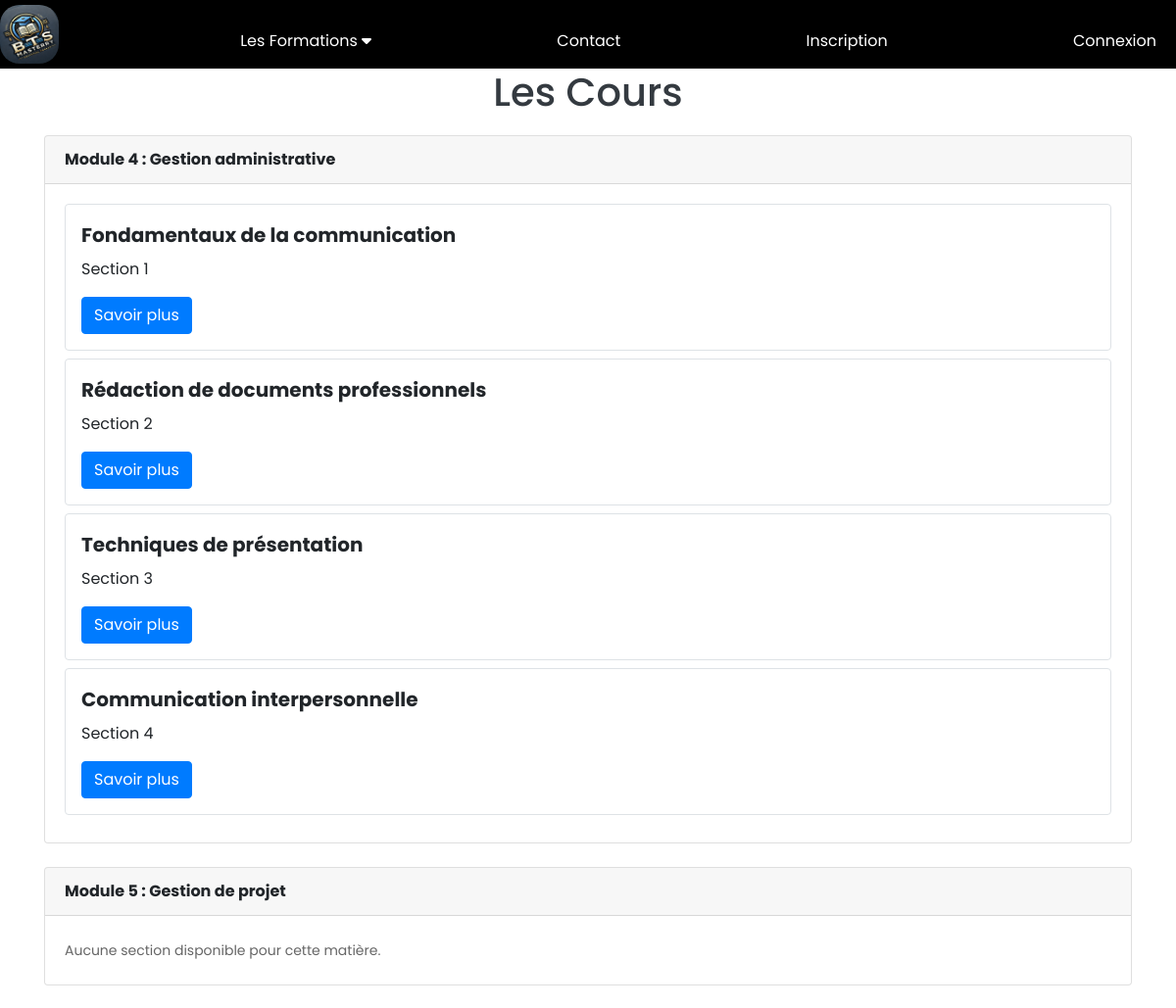
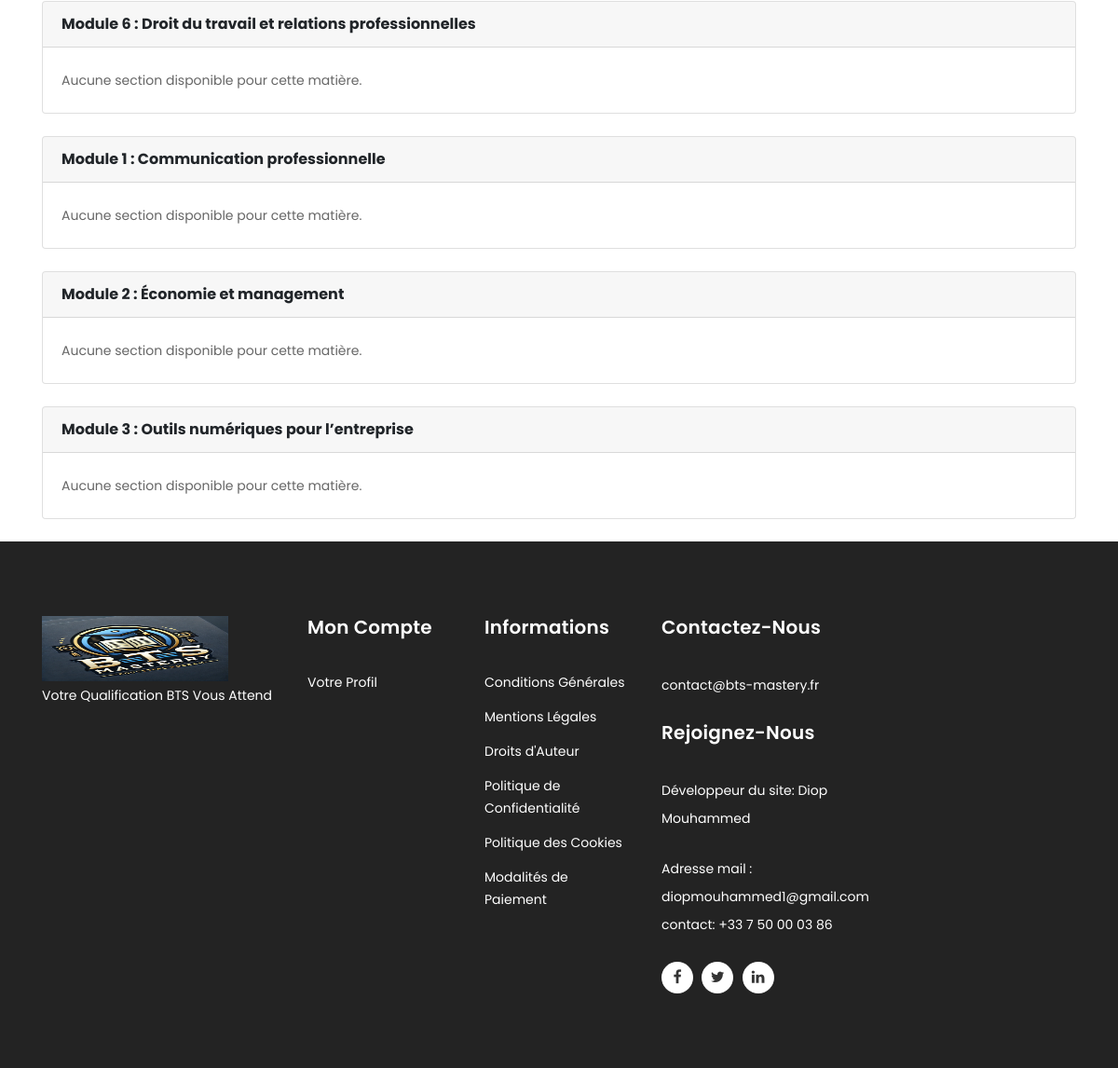
Page /read.php?id=13 on the committed database (2 pictures, top to bottom).
### tables this page shows
CREATE TABLE `subcategories` (
  `id` int(11) NOT NULL,
  `cat_id` int(11) NOT NULL,
  `subcat` varchar(255) NOT NULL,
  `description_matiere` varchar(3000) NOT NULL,
  `type_matiere` varchar(200) NOT NULL DEFAULT 'Les Matiéres',
  `coefficients` int(1) NOT NULL DEFAULT 1,
  `Date_publication` datetime NOT NULL DEFAULT current_timestamp(),
  `status` tinyint(1) NOT NULL
);

CREATE TABLE `sections` (
  `id` int(11) NOT NULL,
  `subcat_id` int(11) DEFAULT NULL,
  `section_name` varchar(255) NOT NULL,
  `section_description` text DEFAULT NULL
);

### read.php (the view, shortened to what this page needs)
<?php
require "includes/header.php";
try {
    $bdd = new PDO('mysql:host=localhost;dbname=bts_express', 'root', '');
    $bdd->setAttribute(PDO::ATTR_ERRMODE, PDO::ERRMODE_EXCEPTION);
} catch (PDOException $e) {
    die("Erreur de connexion : " . $e->getMessage());
}
if (isset($_GET['id'])) {
    $cat_id = $_GET['id'];
    $subcategories_sql = "SELECT * FROM subcategories WHERE cat_id = :cat_id";
    $stmt = $bdd->prepare($subcategories_sql);
    $stmt->bindParam(':cat_id', $cat_id);
    $stmt->execute();
    $subcategories = $stmt->fetchAll(PDO::FETCH_ASSOC);
?>
<!DOCTYPE html>
<html lang="fr">
<head>
    <link rel="stylesheet" href="assets/css/bootstrap.min.css">
    <link rel="stylesheet" href="assets/css/custom.css">
</head>
<body>
    <div class="container">
        <h1 class="course-title">Les Cours</h1>
        <?php
        foreach ($subcategories as $subcategory) {
            echo '<div class="card">';
            echo '<div class="card-header">' . $subcategory['subcat'] . '</div>';
            echo '<div class="card-body">';
            $sections_sql = "SELECT * FROM sections WHERE subcat_id = :subject_id";
            $stmt_sections = $bdd->prepare($sections_sql);
            $stmt_sections->bindParam(':subject_id', $subcategory['id']);
            $stmt_sections->execute();
            $sections = $stmt_sections->fetchAll(PDO::FETCH_ASSOC);
            if (count($sections) > 0) {
                echo '<ul class="section-list">';
                foreach ($sections as $section) {
                    echo '<li class="section-item">';
                    echo '<div class="section-name">' . $section['section_name'] . '</div>';
                    echo '<div class="section-description">' . $section['section_description'] . '</div>';
                    echo '<a href="partie_cours.php?id=' . $section['id'] . '" class="btn btn-primary btn-savoir-plus">Savoir plus</a>';
                    echo '</li>';
                }
                echo '</ul>';
            } else {
                echo '<p>Aucune section disponible pour cette matière.</p>';
            }
            echo '</div>';
            echo '</div>';
        }
        ?>
    </div>
</body>
</html>
<?php
} else {
    echo "Aucun ID de catégorie spécifié.";
}
require "includes/footer.php";
?>

### assets/css/templatemo-finance-business.css (style rules this page uses)
body { font-family: 'Poppins', sans-serif; overflow-x: hidden; text-rendering: optimizeLegibility; -webkit-font-smoothing: antialiased; -moz-osx-font-smoothing: grayscale; }
p { margin-bottom: 0px; font-size: 14px; color: #666666; line-height: 30px; }
a { text-decoration: none!important; }
ul { padding: 0; margin: 0; list-style: none; }
h1,h2,h3,h4,h5,h6 { margin: 0px; }
*, *:before, *:after { -webkit-box-sizing: border-box; box-sizing: border-box; -webkit-font-smoothing: antialiased; -moz-osx-font-smoothing: grayscale; }

### read.php (style rules this page uses)
.course-title { color: #343a40; margin-bottom: 20px; text-align: center; }
.card { border: 1px solid #dee2e6; border-radius: 0.25rem; margin-bottom: 1.5rem; }
.card-header { background-color: #f8f9fa; border-bottom: 1px solid #dee2e6; font-weight: bold; }
.card-body { padding: 1.5rem; }
.section-list { list-style-type: none; padding: 0; }
.section-item { background-color: #fff; border: 1px solid #dee2e6; border-radius: 0.25rem; margin-bottom: 0.5rem; padding: 1rem; }
.section-name { font-size: 1.25rem; font-weight: bold; }
.section-description { margin-top: 0.5rem; }
.btn-savoir-plus { margin-top: 1rem; }

### rows in the picture
subcategories: subcat "Module 4 : Gestion administrative"
sections: section_name "Fondamentaux de la communication", section_description "Section 1"
sections: section_name "Rédaction de documents professionnels", section_description "Section 2"
sections: section_name "Techniques de présentation", section_description "Section 3"
sections: section_name "Communication interpersonnelle", section_description "Section 4"
subcategories: subcat "Module 5 : Gestion de projet", shows "Aucune section disponible pour cette matière."
subcategories: subcat "Module 6 : Droit du travail et relations professionnelles", shows "Aucune section disponible pour cette matière."
subcategories: subcat "Module 1 : Communication professionnelle", shows "Aucune section disponible pour cette matière."
subcategories: subcat "Module 2 : Économie et management", shows "Aucune section disponible pour cette matière."
subcategories: subcat "Module 3 : Outils numériques pour l’entreprise", shows "Aucune section disponible pour cette matière."
